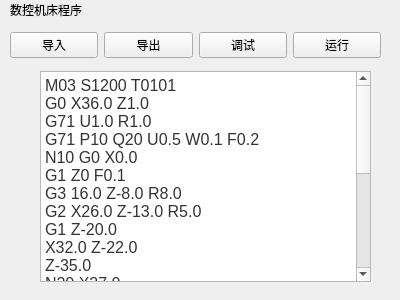
<?xml version="1.0" encoding="UTF-8"?>
<ui version="4.0">
 <class>DNC</class>
 <widget class="QWidget" name="DNC">
  <property name="geometry">
   <rect>
    <x>0</x>
    <y>0</y>
    <width>400</width>
    <height>300</height>
   </rect>
  </property>
  <property name="windowTitle">
   <string>DNC程序</string>
  </property>
  <widget class="QTextBrowser" name="tbNC">
   <property name="geometry">
    <rect>
     <x>40</x>
     <y>71</y>
     <width>331</width>
     <height>211</height>
    </rect>
   </property>
   <property name="html">
    <string>&lt;!DOCTYPE HTML PUBLIC &quot;-//W3C//DTD HTML 4.0//EN&quot; &quot;http://www.w3.org/TR/REC-html40/strict.dtd&quot;&gt;
&lt;html&gt;&lt;head&gt;&lt;meta name=&quot;qrichtext&quot; content=&quot;1&quot; /&gt;&lt;style type=&quot;text/css&quot;&gt;
p, li { white-space: pre-wrap; }
&lt;/style&gt;&lt;/head&gt;&lt;body style=&quot; font-family:'SimSun'; font-size:9pt; font-weight:400; font-style:normal;&quot;&gt;
&lt;p style=&quot; margin-top:0px; margin-bottom:0px; margin-left:0px; margin-right:0px; -qt-block-indent:0; text-indent:0px;&quot;&gt;&lt;a name=&quot;best-content-2168660266&quot;&gt;&lt;/a&gt;&lt;span style=&quot; font-family:'Microsoft YaHei,arial,courier new,courier,宋体,monospace'; font-size:16px; color:#333333; background-color:#ffffff;&quot;&gt;M&lt;/span&gt;&lt;span style=&quot; font-family:'Microsoft YaHei,arial,courier new,courier,宋体,monospace'; font-size:16px; color:#333333; background-color:#ffffff;&quot;&gt;03 S1200 T0101&lt;/span&gt;&lt;span style=&quot; font-family:'Microsoft YaHei,arial,courier new,courier,宋体,monospace'; font-size:16px; color:#333333;&quot;&gt;&lt;br /&gt;G0 X36.0 Z1.0&lt;br /&gt;G71 U1.0 R1.0&lt;br /&gt;G71 P10 Q20 U0.5 W0.1 F0.2&lt;br /&gt;N10 G0 X0.0&lt;br /&gt;G1 Z0 F0.1&lt;br /&gt;G3 16.0 Z-8.0 R8.0&lt;br /&gt;G2 X26.0 Z-13.0 R5.0&lt;br /&gt;G1 Z-20.0&lt;br /&gt;X32.0 Z-22.0&lt;br /&gt;Z-35.0&lt;br /&gt;N20 X37.0&lt;br /&gt;G70 P10 Q20&lt;br /&gt;G0 X100.0 Z100.0&lt;br /&gt;M03 S800 T0202&lt;/span&gt;&lt;/p&gt;
&lt;p style=&quot; margin-top:10px; margin-bottom:10px; margin-left:0px; margin-right:0px; -qt-block-indent:0; text-indent:0px; line-height:29px; background-color:#ffffff;&quot;&gt;&lt;span style=&quot; font-family:'Microsoft YaHei,arial,courier new,courier,宋体,monospace'; font-size:16px; color:#333333;&quot;&gt;G0 X37.0 Z-34.5&lt;br /&gt;G1 X1.0 F0.03&lt;br /&gt;G0 X37.0&lt;br /&gt;X100.0 Z100.0&lt;br /&gt;M30&lt;/span&gt;&lt;/p&gt;&lt;/body&gt;&lt;/html&gt;</string>
   </property>
  </widget>
  <widget class="QLabel" name="label">
   <property name="geometry">
    <rect>
     <x>10</x>
     <y>0</y>
     <width>81</width>
     <height>20</height>
    </rect>
   </property>
   <property name="text">
    <string>数控机床程序</string>
   </property>
  </widget>
  <widget class="QWidget" name="horizontalLayoutWidget">
   <property name="geometry">
    <rect>
     <x>10</x>
     <y>30</y>
     <width>371</width>
     <height>31</height>
    </rect>
   </property>
   <layout class="QHBoxLayout" name="horizontalLayout">
    <item>
     <widget class="QPushButton" name="pushButton_3">
      <property name="text">
       <string>导入</string>
      </property>
     </widget>
    </item>
    <item>
     <widget class="QPushButton" name="pushButton_2">
      <property name="text">
       <string>导出</string>
      </property>
     </widget>
    </item>
    <item>
     <widget class="QPushButton" name="pushButton">
      <property name="text">
       <string>调试</string>
      </property>
     </widget>
    </item>
    <item>
     <widget class="QPushButton" name="pushButton_4">
      <property name="text">
       <string>运行</string>
      </property>
     </widget>
    </item>
   </layout>
  </widget>
 </widget>
 <resources/>
 <connections/>
</ui>
